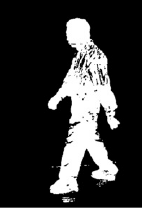
#> input picture Gait/ff.png, 142 x 208 px
$ python limit_corners.py   (Python 2 division)
#> lines starting #> are read from the running program, lines starting #| are printed output that depends on the picture; after the words box and inside, x2 and y2 are one past the last pixel; in counts of white or black regions, pixels touching at a corner belong together
import numpy as np
import cv2
from matplotlib import pyplot as plt


img = cv2.imread('ff.png')
#> img is the input picture: shape (208, 142, 3); min 0, max 255, mean 50.9
gray = cv2.cvtColor(img,cv2.COLOR_BGR2GRAY)

corners = cv2.goodFeaturesToTrack(gray,100,0.01,2,useHarrisDetector=True)
#> corners = 100 rows, first 8: [86, 150], [70, 97], [114, 116], [77, 190], [86, 66], [98, 138], [112, 128], [77, 51]
corners = np.int0(corners)


count=0
for i in corners:
    count+=1
    x,y = i.ravel()
    cv2.circle(img,(x,y),1,255,-1)
#> this loop made 100 passes
#> (x, y) on passes 1 to 12: (86, 150), (70, 97), (114, 116), (77, 190), (86, 66), (98, 138), (112, 128), (77, 51), (70, 122), (114, 110), (50, 191), (95, 133)
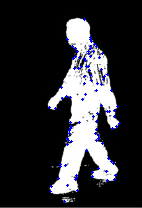
#> img: shape (208, 142, 3); 1.67% of pixels changed, all inside (x1, y1, x2, y2) = (48, 18, 121, 203)
#> after the loop, count = 100


print count
#| 100
plt.imshow(img),plt.show()

$ run again, with Gait/body_outline.png copied over Gait/ff.png
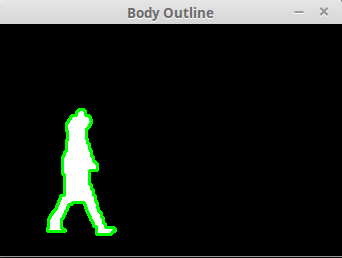
#> input picture Gait/body_outline.png, 342 x 258 px
#> img is the input picture: shape (258, 342, 3); mean B, G, R 27.9, 31.8, 27.9
#> corners = 100 rows, first 8: [107, 225], [62, 193], [91, 172], [87, 113], [74, 113], [94, 228], [70, 206], [82, 204]
#> the loop `for i in corners:` made 100 passes
#> after the loop `for i in corners:`:
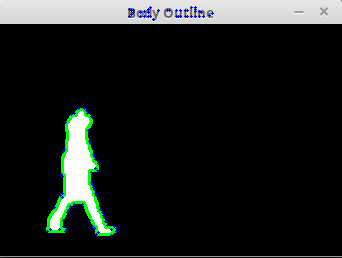
#> img: shape (258, 342, 3); 0.56% of pixels changed, all inside (x1, y1, x2, y2) = (46, 6, 214, 237)
#> after the loop `for i in corners:`: count = 100
#| 100
